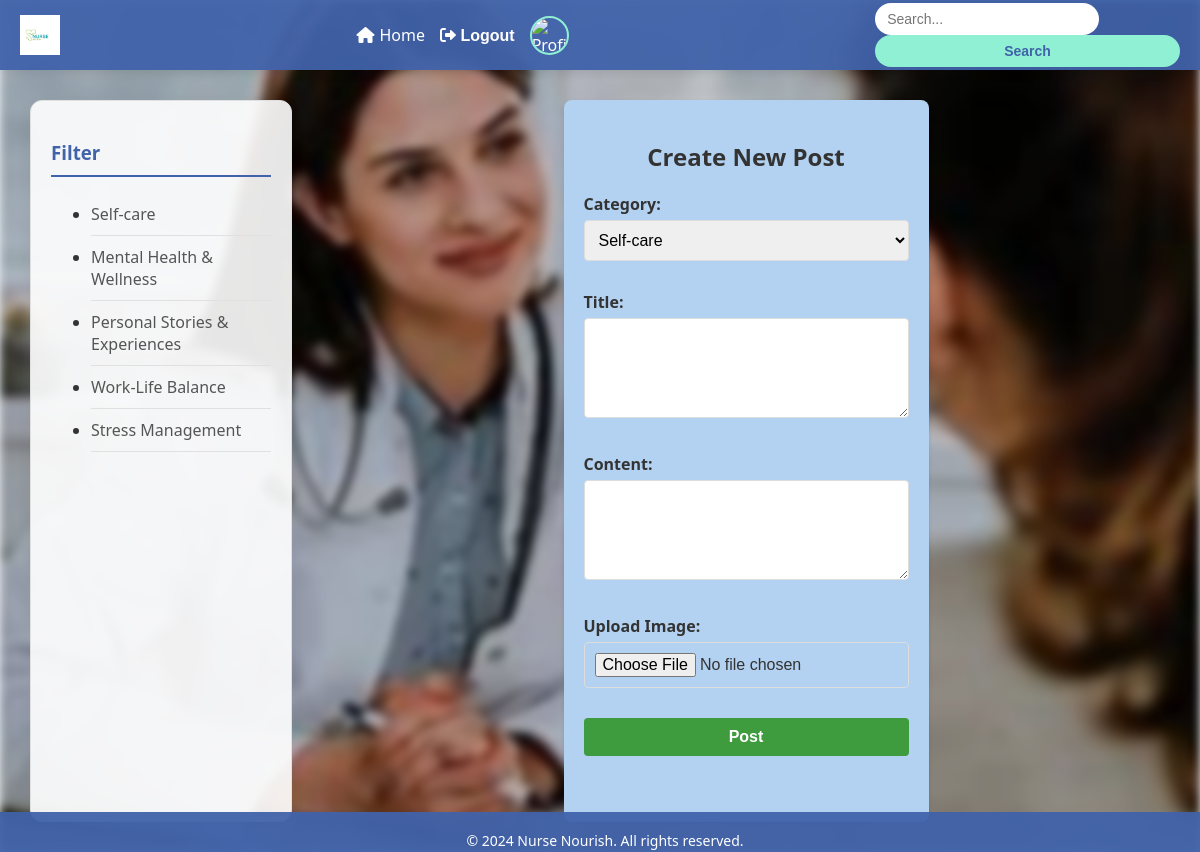
Page /create-post/ (signed in) on the committed database.
### nurse/models.py (models this page shows, shortened)
class Category(models.Model):
    name = models.CharField(max_length=100)

### nurse/views.py (the view, shortened to what this page needs)
# urls.py: path('create-post/', views.create_post, name='create_post'),
@login_required
def create_post(request):
    categories = Category.objects.all()
    return render(request, 'create_post.html', {'categories': categories})

### nurse/templates/create_post.html (shortened to what this page needs)
{% extends "main.html" %}
{% block content %}
<div class="container">
  <h2>Create New Post</h2>
  <form method="POST" enctype="multipart/form-data">
    <div class="form-group">
      <label for="category">Category:</label>
      <select id="category" name="category">
        {% for category in categories %}
        <option value="{{ category.id }}">{{ category.name }}</option>
        {% endfor %}
      </select>
    </div>
    <div class="form-group">
      <label for="title">Title:</label>
      <textarea id="title" name="title" required></textarea>
    </div>
    <div class="form-group">
      <label for="content">Content:</label>
      <textarea id="content" name="content" required></textarea>
    </div>
    <div class="form-group">
      <label for="picture">Upload Image:</label>
      <input type="file" id="picture" name="picture" accept="image/*">
    </div>
    <button type="submit">Post</button>
  </form>
</div>
{% endblock %}

### nurse/templates/main.html (shortened to what this page needs)
{% load static %}
<!DOCTYPE html>
<html lang="en">
    <head>
        <link rel="stylesheet" href="{% static 'main.css' %}">
        <link rel="stylesheet" href="https://cdnjs.cloudflare.com/ajax/libs/font-awesome/6.0.0-beta3/css/all.min.css">
    </head>
    <body>
        <header>
            <img class="logo" src="{% static 'images/logo (2).png' %}" alt="Nurse Nourish Logo">
            <nav>
                <ul>
                    <li>
                        {% if user.is_authenticated %}
                            <a href="{% url 'nurse:home' %}"><i class="fas fa-home"></i>Home</a>
                        {% else %}
                            <a href="{% url 'nurse:login' %}"><i class="fas fa-home"></i>Home</a>
                        {% endif %}
                    </li>
                    <!-- {% if user.is_authenticated %}
                        <li><a href="{% url 'nurse:inbox' %}"><i class="fas fa-envelope"></i> Inbox</a></li>
                        <li> -->
                            <form id="logout-form" action="{% url 'nurse:logout' %}" method="post" style="display: inline;">
                                <button type="submit" style="border: none; background: none; padding: 0; cursor: pointer;">
                                    <i href="{% url 'nurse:index' %}" class="fas fa-sign-out-alt"></i> Logout
                                </button>
                            </form>
                        <li>
                            <a href="{% url 'nurse:profile' %}">
                                <img class="user-pic" src="{{ MEDIA_URL }}{{ profile.picture.url }}" alt="Profile Picture">
                            </a>
                        </li>
                    {% else %}
                        <li><a href="{% url 'nurse:register' %}"><i class="fas fa-user-plus"></i> Register</a></li>
                        <li><a href="{% url 'nurse:login' %}"><i class="fas fa-sign-in-alt"></i> Log In</a></li>
                    {% endif %}
                </ul>
            </nav>
            <div class="search-bar">
                <form method="get" action="{% url 'nurse:search' %}">
                    <input type="text" placeholder="Search..." name="q">
                    <button type="submit">Search</button>
                </form>
            </div>
        </header>
        <main>
            <aside class="sidebar">
                <h3>Filter</h3>
                <ul>
                    {% for category in categories %}
                        <li>
                            <a href="{% url 'nurse:posts_by_category' category.id %}">{{ category.name }}</a>
                        </li>
                    {% empty %}
                        <li>No categories available.</li>
                    {% endfor %}
                </ul>
            </aside>
            {% block content %}{% endblock %}
        </main>
        <footer>
            <p>&copy; 2024 Nurse Nourish. All rights reserved.</p>
        </footer>
    </body>
</html>

### static/main.css (style rules this page uses)
body { font-family: 'Segoe UI', Tahoma, Geneva, Verdana, sans-serif; margin: 0; padding: 0; background-color: #f0f4f8; display: flex; flex-direction: column; min-height: 100vh; color: #333; }
header { background-color: rgba(65, 99, 170, 0.95); color: #fff; padding: 10px 0; position: fixed; width: 100%; top: 0; left: 0; z-index: 1000; display: flex; align-items: center; justify-content: space-between; height: 50px; box-shadow: 0 2px 10px rgba(0, 0, 0, 0.1); }
.logo { width: 40px; margin-left: 20px; transition: transform 0.3s ease; }
nav ul { list-style: none; padding: 0; margin: 0; display: flex; align-items: center; }
nav ul li { margin: 0 15px; }
nav ul li a, nav ul li button { color: #fff; text-decoration: none; font-weight: 500; display: flex; align-items: center; font-size: 16px; transition: color 0.3s ease; }
nav ul li a i, nav ul li button i { margin-right: 5px; }
.search-bar { margin-right: 20px; }
.search-bar input { padding: 8px 12px; border: none; border-radius: 20px; font-size: 14px; width: 200px; transition: width 0.3s ease; }
.search-bar button { padding: 8px 15px; border: none; border-radius: 20px; background-color: #8ff0d3; color: #4163aa; cursor: pointer; font-size: 14px; transition: background-color 0.3s ease; }
main { flex: 1; margin-top: 70px; display: flex; flex-direction: row; gap: 30px; padding: 30px; }
.sidebar { width: 220px; background-color: rgba(255, 255, 255, 0.9); border: 1px solid #e0e0e0; padding: 20px; position: sticky; top: 80px; height: calc(100vh - 120px); overflow-y: auto; border-radius: 12px; box-shadow: 0 4px 15px rgba(0, 0, 0, 0.05); box-sizing: inherit; }
.sidebar h3 { color: #4163aa; border-bottom: 2px solid #4163aa; padding-bottom: 10px; margin-bottom: 15px; }
.sidebar ul li a { color: #555; text-decoration: none; display: block; padding: 10px 0; border-bottom: 1px solid #e0e0e0; transition: all 0.5s ease; }
.user-pic { width: 35px; height: 35px; border-radius: 50%; margin-right: 10px; object-fit: cover; border: 2px solid #8ff0d3; }
footer { background-color: rgba(65, 99, 170, 0.95); color: #fff; text-align: center; padding: 5px; font-size: 14px; position: fixed; bottom: 0; width: 100%; height:30px; }

### nurse/templates/create_post.html (style rules this page uses)
.container { max-width: 600px; margin: 0 auto; padding: 20px; background-color: #b3d1f0; border-radius: 8px; box-shadow: 0 2px 4px rgba(0, 0, 0, 0.1); }
h2 { text-align: center; color: #333; font-size: 24px; margin-bottom: 20px; }
.form-group { margin-bottom: 20px; }
label { display: block; font-weight: bold; margin-bottom: 5px; color: #333; }
select, textarea, input[type="file"] { width: 100%; padding: 10px; border: 1px solid #ddd; border-radius: 4px; box-sizing: border-box; font-family: 'Trebuchet MS', 'Lucida Sans Unicode', 'Lucida Grande', 'Lucida Sans', Arial, sans-serif; font-size: 16px; margin-bottom: 10px; transition: border-color 0.3s ease-in-out; }
textarea { height: 100px; resize: vertical; }
button { width: 100%; padding: 10px; background-color: rgb(62, 156, 62); border: none; border-radius: 4px; color: white; font-size: 16px; font-weight: bold; cursor: pointer; transition: background-color 0.3s ease-in-out; }

### rows in the picture
Category: name "Self-care"
Category: name "Mental Health & Wellness"
Category: name "Personal Stories & Experiences"
Category: name "Work-Life Balance"
Category: name "Stress Management"

### other values in the picture
form field category "Self-care"
